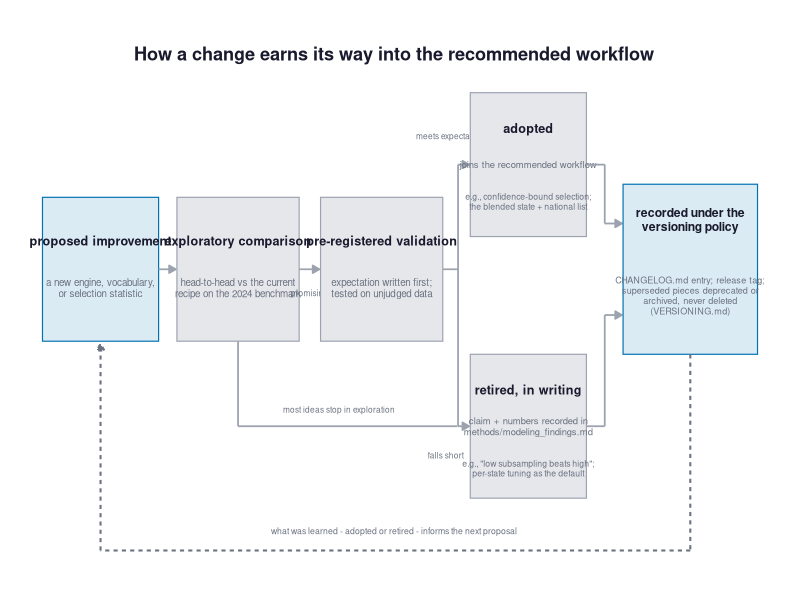

Here is the R script that generated this plot:
# Companion figure to the pipeline diagram: how a proposed change qualifies
# for the recommended workflow, closed as a loop (the outcome, adopted or
# retired, is recorded under the versioning policy and informs the next
# proposal). Grid-aligned boxes, orthogonal connectors.
# Output: presentation_figures/refinement_loop.png

suppressMessages(library(ggplot2))
dir.create("presentation_figures", showWarnings = FALSE)

INK    <- "#1a1a2e"
MUTED  <- "#6b7280"
BOX    <- "#e5e7eb"
EDGE   <- "#9ca3af"
BLUE   <- "#0072B2"

arrowspec <- arrow(length = unit(5.5, "pt"), type = "closed")
box <- function(x, y, w, h, fill, colour = NA)
  annotate("rect", xmin = x - w/2, xmax = x + w/2, ymin = y - h/2, ymax = y + h/2,
           fill = fill, colour = colour, linewidth = 0.4)
lbl <- function(x, y, text, size = 3.2, col = INK, face = "plain", lh = 0.95)
  annotate("text", x = x, y = y, label = text, size = size, colour = col,
           fontface = face, lineheight = lh)
seg <- function(x1, y1, x2, y2, col = EDGE, lt = "solid", ah = TRUE, lw = 0.6) {
  # passing arrow = NULL into annotate() silently drops the layer; only
  # include the argument when an arrowhead is wanted
  if (ah)
    annotate("segment", x = x1, y = y1, xend = x2, yend = y2,
             colour = col, linewidth = lw, linetype = lt, arrow = arrowspec)
  else
    annotate("segment", x = x1, y = y1, xend = x2, yend = y2,
             colour = col, linewidth = lw, linetype = lt)
}

p <- ggplot() +
  ## spine row (centers y = 2.6; heights 1.1)
  box(1.3, 2.6, 1.9, 1.1, fill = scales::alpha(BLUE, 0.14), colour = BLUE) +
  lbl(1.3, 2.82, "proposed improvement", 3.2, INK, "bold") +
  lbl(1.3, 2.46, "a new engine, vocabulary,\nor selection statistic", 2.5, MUTED) +
  seg(2.25, 2.6, 2.53, 2.6) +
  box(3.55, 2.6, 2.0, 1.1, fill = BOX, colour = EDGE) +
  lbl(3.55, 2.82, "exploratory comparison", 3.2, INK, "bold") +
  lbl(3.55, 2.46, "head-to-head vs the current\nrecipe on the 2024 benchmark", 2.5, MUTED) +
  seg(4.55, 2.6, 4.88, 2.6) +
  lbl(4.72, 2.42, "promising", 2.1, MUTED) +
  box(5.9, 2.6, 2.0, 1.1, fill = BOX, colour = EDGE) +
  lbl(5.9, 2.82, "pre-registered validation", 3.2, INK, "bold") +
  lbl(5.9, 2.46, "expectation written first;\ntested on unjudged data", 2.5, MUTED) +
  ## split to the two outcomes (orthogonal)
  seg(6.9, 2.6, 7.15, 2.6, ah = FALSE) +
  seg(7.15, 1.4, 7.15, 3.4, ah = FALSE) +
  seg(7.15, 3.4, 7.33, 3.4) +
  seg(7.15, 1.4, 7.33, 1.4) +
  lbl(7.02, 3.62, "meets expectation", 2.1, MUTED) +
  lbl(6.95, 1.18, "falls short", 2.1, MUTED) +
  ## exploration kill-path joins the falls-short rail
  seg(3.55, 2.05, 3.55, 1.4, ah = FALSE) +
  seg(3.55, 1.4, 7.14, 1.4, ah = FALSE) +
  lbl(5.2, 1.53, "most ideas stop in exploration", 2.1, MUTED) +
  ## outcomes column (centers x = 8.3)
  box(8.3, 3.4, 1.9, 1.1, fill = BOX, colour = EDGE) +
  lbl(8.3, 3.68, "adopted", 3.2, INK, "bold") +
  lbl(8.3, 3.40, "joins the recommended workflow", 2.4, MUTED) +
  lbl(8.3, 3.12, "e.g., confidence-bound selection;\nthe blended state + national list", 2.2, MUTED) +
  box(8.3, 1.4, 1.9, 1.1, fill = BOX, colour = EDGE) +
  lbl(8.3, 1.68, "retired, in writing", 3.2, INK, "bold") +
  lbl(8.3, 1.40, "claim + numbers recorded in\nmethods/modeling_findings.md", 2.4, MUTED) +
  lbl(8.3, 1.08, "e.g., \"low subsampling beats high\";\nper-state tuning as the default", 2.2, MUTED) +
  ## both outcomes converge on the versioning terminal (orthogonal)
  seg(9.25, 3.4, 9.55, 3.4, ah = FALSE) +
  seg(9.55, 3.4, 9.55, 2.95, ah = FALSE) +
  seg(9.55, 2.95, 9.83, 2.95) +
  seg(9.25, 1.4, 9.55, 1.4, ah = FALSE) +
  seg(9.55, 1.4, 9.55, 2.25, ah = FALSE) +
  seg(9.55, 2.25, 9.83, 2.25) +
  box(10.95, 2.6, 2.2, 1.3, fill = scales::alpha(BLUE, 0.14), colour = BLUE) +
  lbl(10.95, 2.98, "recorded under the\nversioning policy", 3.1, INK, "bold") +
  lbl(10.95, 2.40, "CHANGELOG.md entry; release tag;\nsuperseded pieces deprecated or\narchived, never deleted\n(VERSIONING.md)", 2.3, MUTED) +
  ## the loop closes: terminal -> next proposal
  seg(10.95, 1.95, 10.95, 0.45, col = MUTED, lt = "22", ah = FALSE, lw = 0.7) +
  seg(10.95, 0.45, 1.3, 0.45, col = MUTED, lt = "22", ah = FALSE, lw = 0.7) +
  seg(1.3, 0.45, 1.3, 2.03, col = MUTED, lt = "22", lw = 0.7) +
  lbl(6.1, 0.60, "what was learned - adopted or retired - informs the next proposal", 2.2, MUTED) +
  lbl(6.1, 4.25, "How a change earns its way into the recommended workflow", 4.6, INK, "bold") +
  coord_cartesian(xlim = c(0.25, 12.15), ylim = c(0.28, 4.45)) +
  theme_void()
ggsave("presentation_figures/refinement_loop.png", p,
       width = 12.2, height = 4.3, dpi = 300, bg = "white")
cat("wrote presentation_figures/refinement_loop.png\n")
